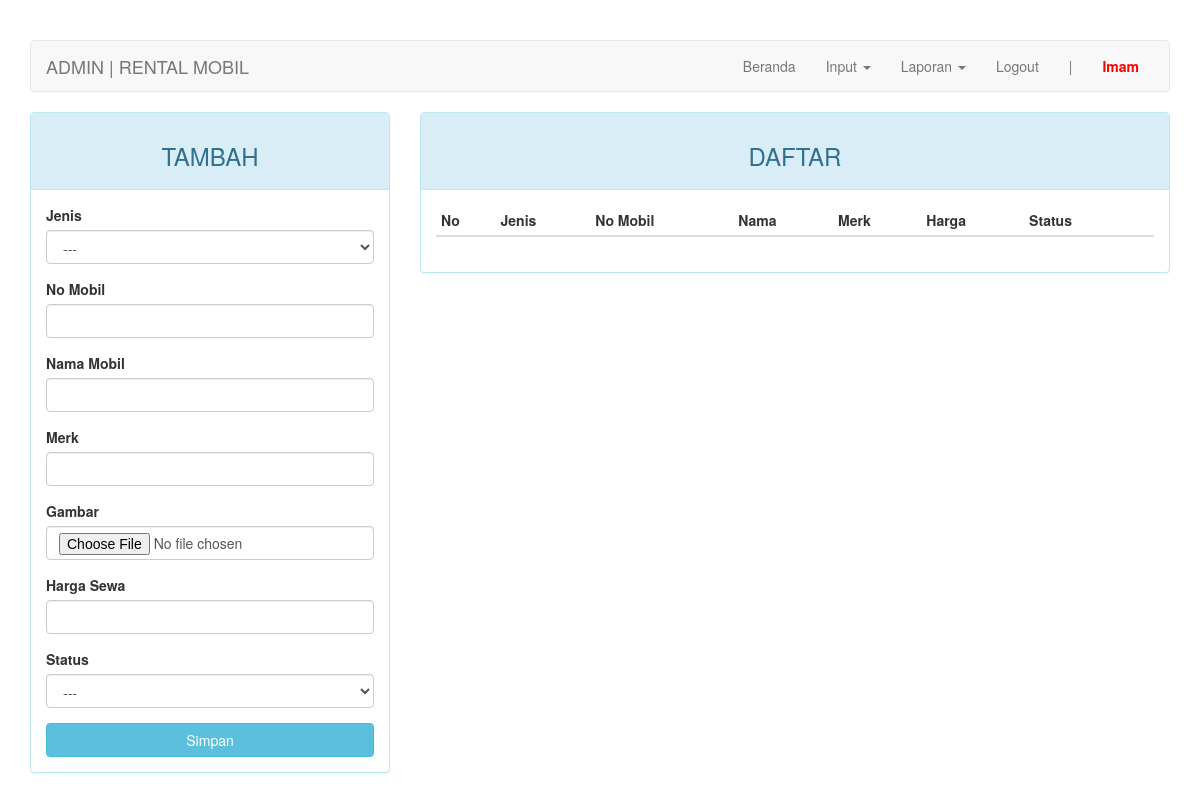
Before: /admin/index.php?page=mobil (signed in) with the older database file.
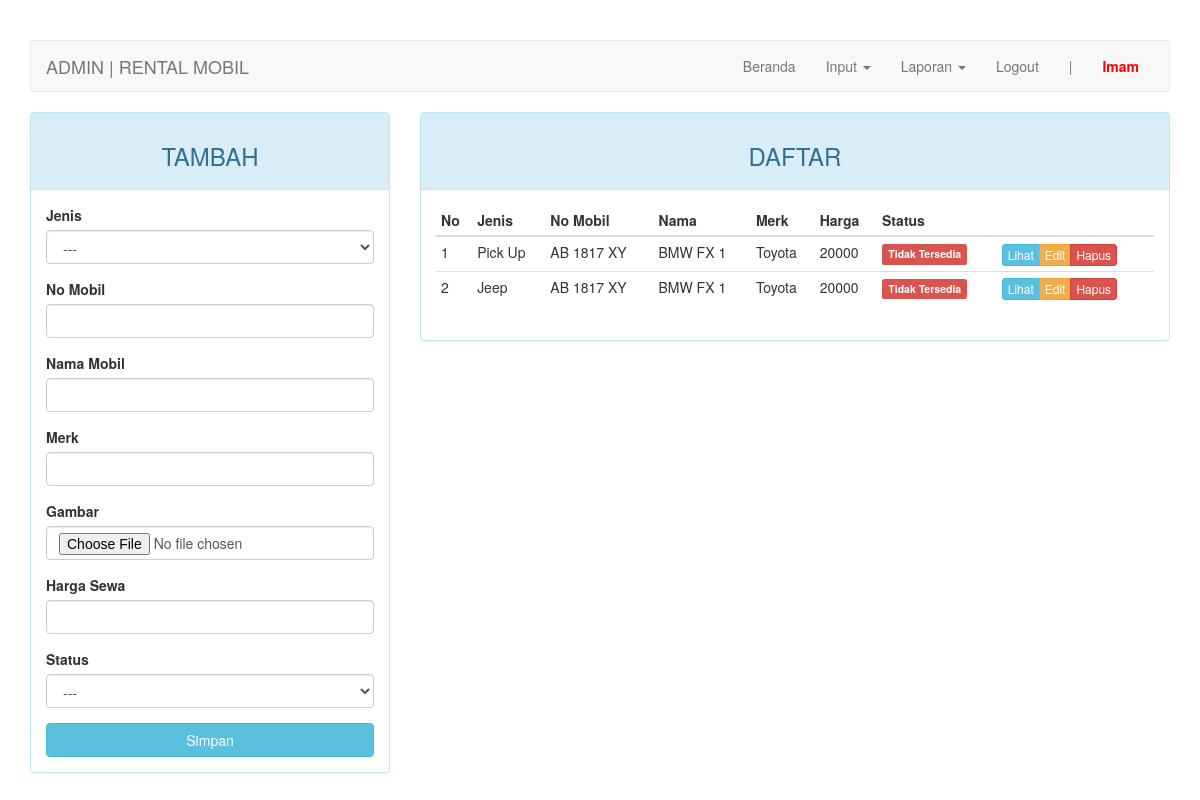
After: the same page with the newer database file.
### tables this page shows
CREATE TABLE `mobil` (
  `id_mobil` int(11) NOT NULL,
  `id_jenis` int(4) NOT NULL,
  `no_mobil` varchar(10) NOT NULL,
  `merk` varchar(20) NOT NULL,
  `nama_mobil` varchar(30) NOT NULL,
  `gambar` varchar(100) NOT NULL,
  `harga` int(7) NOT NULL,
  `status` enum('0','1') NOT NULL
);

CREATE TABLE `jenis` (
  `id_jenis` int(4) NOT NULL,
  `nama` varchar(30) NOT NULL
);

### admin/page/mobil.php (the view, shortened to what this page needs)
<?php
$update = (isset($_GET['action']) AND $_GET['action'] == 'update') ? true : false;
?>
<div class="row">
	<div class="col-md-4">
	    <div class="panel panel-<?= ($update) ? "warning" : "info" ?>">
	        <div class="panel-heading"><h3 class="text-center"><?= ($update) ? "EDIT" : "TAMBAH" ?></h3></div>
	        <div class="panel-body">
	            <form action="<?=$_SERVER['REQUEST_URI']?>" method="POST" enctype="multipart/form-data">
	                <div class="form-group">
	                    <label for="id_jenis">Jenis</label>
											<select class="form-control" name="id_jenis">
												<option>---</option>
											</select>
	                </div>
	                <div class="form-group">
	                    <label for="no_mobil">No Mobil</label>
	                    <input type="text" name="no_mobil" class="form-control" <?= (!$update) ?: 'value="'.$row["no_mobil"].'"' ?>>
	                </div>
	                <div class="form-group">
	                    <label for="nama_mobil">Nama Mobil</label>
	                    <input type="text" name="nama_mobil" class="form-control" <?= (!$update) ?: 'value="'.$row["nama_mobil"].'"' ?>>
	                </div>
	                <div class="form-group">
	                    <label for="merk">Merk</label>
	                    <input type="text" name="merk" class="form-control" <?= (!$update) ?: 'value="'.$row["merk"].'"' ?>>
	                </div>
	                <div class="form-group">
	                    <label for="gambar">Gambar</label>
	                    <input type="file" name="gambar" class="form-control">
	                </div>
	                <div class="form-group">
	                    <label for="harga">Harga Sewa</label>
	                    <input type="text" name="harga" class="form-control" <?= (!$update) ?: 'value="'.$row["harga"].'"' ?>>
	                </div>
	                <div class="form-group">
	                    <label for="status">Status</label>
											<select class="form-control" name="status">
												<option>---</option>
											</select>
	                </div>
	                <button type="submit" class="btn btn-<?= ($update) ? "warning" : "info" ?> btn-block">Simpan</button>
	            </form>
	        </div>
	    </div>
	</div>
	<div class="col-md-8">
	    <div class="panel panel-info">
	        <div class="panel-heading"><h3 class="text-center">DAFTAR</h3></div>
	        <div class="panel-body">
	            <table class="table table-condensed">
	                <thead>
	                    <tr>
	                        <th>No</th>
	                        <th>Jenis</th>
	                        <th>No Mobil</th>
	                        <th>Nama</th>
	                        <th>Merk</th>
	                        <th>Harga</th>
	                        <th>Status</th>
	                        <th></th>
	                    </tr>
	                </thead>
	                <tbody>
	                    <?php $no = 1; ?>
	                    <?php if ($query = $connection->query("SELECT * FROM mobil JOIN jenis USING(id_jenis)")): ?>
	                        <?php while($row = $query->fetch_assoc()): ?>
	                        <tr>
	                            <td><?=$no++?></td>
															<td><?=$row['nama']?></td>
															<td><?=$row['no_mobil']?></td>
															<td><?=$row['nama_mobil']?></td>
															<td><?=$row['merk']?></td>
															<td><?=$row['harga']?></td>
															<td><span class="label label-<?=($row['status']) ? "success" : "danger" ?>"><?=($row['status']) ? "Tersedia" : "Tidak Tersedia" ?></span></td>
	                            <td>
	                                <div class="btn-group">
	                                    <a href="../assets/img/<?=$row['gambar']?>" class="btn btn-info btn-xs fancybox">Lihat</a>
	                                    <a href="?page=mobil&action=update&key=<?=$row['id_mobil']?>" class="btn btn-warning btn-xs">Edit</a>
	                                    <a href="?page=mobil&action=delete&key=<?=$row['id_mobil']?>" class="btn btn-danger btn-xs">Hapus</a>
	                                </div>
	                            </td>
	                        </tr>
	                        <?php endwhile ?>
	                    <?php endif ?>
	                </tbody>
	            </table>
	        </div>
	    </div>
	</div>
</div>

### admin/index.php (shortened to what this page needs)
<?php
require_once "../config.php";
?>
<!DOCTYPE html>
<html lang="en">
<head>
    <link rel="stylesheet" href="../assets/css/bootstrap.min.css">
    <link rel="stylesheet" href="../assets/fancybox/source/jquery.fancybox.css" type="text/css" media="screen" />
    <link rel="stylesheet" href="../assets/fancybox/source/helpers/jquery.fancybox-buttons.css" type="text/css" media="screen" />
    <link rel="stylesheet" href="../assets/fancybox/source/helpers/jquery.fancybox-thumbs.css" type="text/css" media="screen" />
</head>
<body>
    <div class="container">
        <nav class="navbar navbar-default">
            <div class="container-fluid">
                <div class="navbar-header">
                    <a class="navbar-brand" href="#">ADMIN | RENTAL MOBIL</a>
                </div>
                <div class="collapse navbar-collapse" id="bs-example-navbar-collapse-1">
                    <ul class="nav navbar-nav navbar-right">
                        <li><a href="?page=home">Beranda <span class="sr-only">(current)</span></a></li>
                        <?php if (isset($_SESSION["is_logged"])): ?>
                          <li class="dropdown">
                            <a href="#" class="dropdown-toggle" data-toggle="dropdown" role="button" aria-haspopup="true" aria-expanded="false">Input <span class="caret"></span></a>
                          </li>
                          <li class="dropdown">
                            <a href="#" class="dropdown-toggle" data-toggle="dropdown" role="button" aria-haspopup="true" aria-expanded="false">Laporan <span class="caret"></span></a>
                          </li>
                          <li><a href="logout.php">Logout</a></li>
                          <li><a href="#">|</a></li>
                          <li><a href="#" style="font-weight: bold; color: red;"><?= ucfirst($_SESSION["username"]) ?></a></li>
                        <?php endif; ?>
                    </ul>
                </div>
            </div>
        </nav>
        <div class="row">
            <div class="col-md-12">
              <?php include adminPage($_ADMINPAGE); ?>
            </div>
        </div>
    </div>
</body>
</html>

### admin/index.php (style rules this page uses)
body { margin-top: 40px; }

Changed rows visible on the page:
added mobil: id_jenis.nama "Pick Up", no_mobil "AB 1817 XY", nama_mobil "BMW FX 1", merk "Toyota", harga "20000", status "Tidak Tersedia"
added mobil: id_jenis.nama "Jeep", no_mobil "AB 1817 XY", nama_mobil "BMW FX 1", merk "Toyota", harga "20000", status "Tidak Tersedia"
